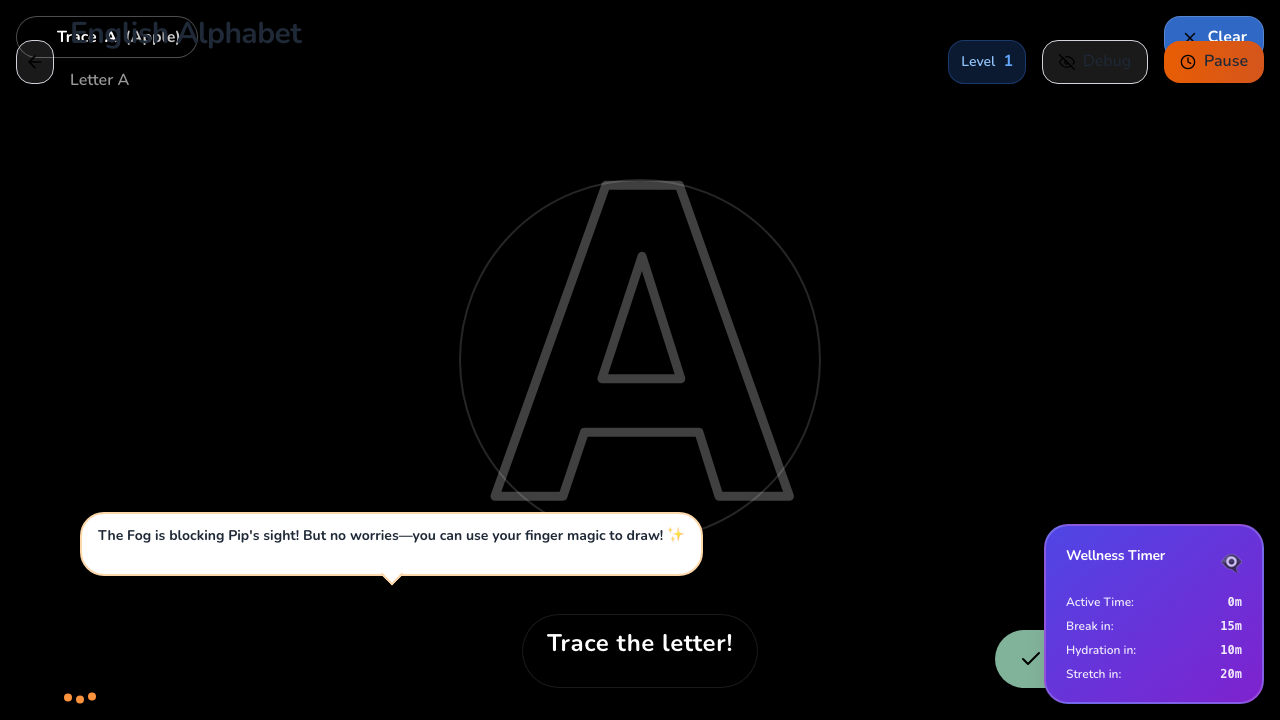
#> input picture src/frontend/e2e/alphabet_tracing_in_game.visual.spec.ts-snapshots/alphabet-game-in-game-chromium-darwin.png, 1280 x 720 px
$ python cursor_contrast_analyzer.py ../../src/frontend/e2e/alphabet_tracing_in_game.visual.spec.ts-snapshots/alphabet-game-in-game-chromium-darwin.png
#> lines starting #> are read from the running program, lines starting #| are printed output that depends on the picture; after the words box and inside, x2 and y2 are one past the last pixel; in counts of white or black regions, pixels touching at a corner belong together
#!/usr/bin/env python3
"""Analyze cursor visibility/contrast against video background.

This helper detects cyan-ish cursor regions and reports luminance difference and
approximate WCAG-style contrast ratio against surrounding background.
"""

from __future__ import annotations

import argparse
from pathlib import Path
import cv2
import numpy as np


def calculate_luminance(color_bgr: np.ndarray) -> float:
    b, g, r = [float(c) for c in color_bgr]
    return 0.299 * r + 0.587 * g + 0.114 * b


def relative_luminance(color_bgr: np.ndarray) -> float:
    # sRGB to linear RGB approximation for WCAG-style contrast
    b, g, r = [float(c) / 255.0 for c in color_bgr]

    def f(c: float) -> float:
        return c / 12.92 if c <= 0.04045 else ((c + 0.055) / 1.055) ** 2.4

    rl = 0.2126 * f(r) + 0.7152 * f(g) + 0.0722 * f(b)
    return rl


def contrast_ratio(c1_bgr: np.ndarray, c2_bgr: np.ndarray) -> float:
    l1 = relative_luminance(c1_bgr)
    l2 = relative_luminance(c2_bgr)
    hi, lo = (l1, l2) if l1 >= l2 else (l2, l1)
    return (hi + 0.05) / (lo + 0.05)


def check_cursor_contrast(frame_path: Path, lum_threshold: float = 50.0, ratio_threshold: float = 3.0) -> dict:
#> called with lum_threshold = 50, ratio_threshold = 3
    frame = cv2.imread(str(frame_path))
#> frame is the input picture: shape (720, 1280, 3); mean B, G, R 22.5, 15.9, 18.3
    if frame is None:
        raise FileNotFoundError(f"Frame not found: {frame_path}")

    hsv = cv2.cvtColor(frame, cv2.COLOR_BGR2HSV)
#> hsv: shape (720, 1280, 3); mean H, S, V 7.4, 11.3, 23.7

    # Approx cyan range in HSV (tune as needed for your cursor style)
    lower_cyan = np.array([80, 50, 50])
    upper_cyan = np.array([100, 255, 255])

    mask = cv2.inRange(hsv, lower_cyan, upper_cyan)
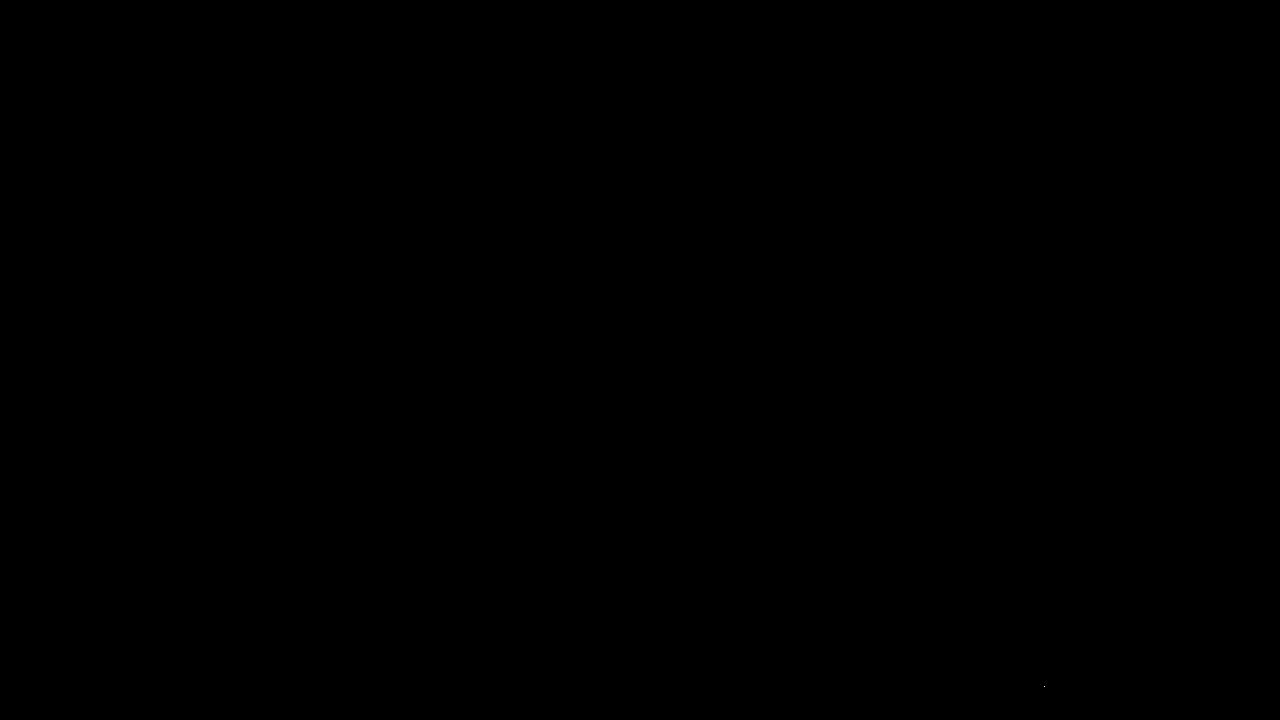
#> mask: shape (720, 1280); 0% white in thin lines or dots, all inside (x1, y1, x2, y2) = (1044, 686, 1045, 687)
    coords = cv2.findNonZero(mask)
#> coords = [[1044, 686]]

    if coords is None:
        return {
            "status": "FAIL",
            "reason": "Cursor not detected (cyan mask empty)",
            "frame": str(frame_path),
        }

    x, y = coords[0][0]
#> x = 1044; y = 686
    sample_size = 10
    y_min, y_max = max(0, y - sample_size), min(frame.shape[0], y + sample_size)
#> y_min = 676; y_max = 696
    x_min, x_max = max(0, x - sample_size), min(frame.shape[1], x + sample_size)
#> x_min = 1034; x_max = 1054

    roi = frame[y_min:y_max, x_min:x_max]
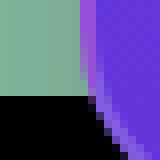
#> roi: shape (20, 20, 3) (shown 8 times larger); mean B, G, R 139, 80.2, 85.7
    avg_bg = np.mean(roi, axis=(0, 1)) if roi.size else np.array([0, 0, 0], dtype=np.float32)
#> avg_bg = [139, 80.22, 85.72]

    # Estimate cursor color from masked pixels near first match
    cursor_pixels = frame[mask > 0]
#> cursor_pixels = [[153, 165, 126]]
    avg_cursor = np.mean(cursor_pixels, axis=0) if cursor_pixels.size else np.array([255, 255, 0], dtype=np.float32)
#> avg_cursor = [153, 165, 126]

    lum_cursor = calculate_luminance(avg_cursor)
#> in calculate_luminance, `b, g, r = [float(c) for c in color_bgr]`: b = 153; g = 165; r = 126
#> lum_cursor = 152
    lum_bg = calculate_luminance(avg_bg)
#> lum_bg = 88.56
    lum_delta = abs(lum_cursor - lum_bg)
#> lum_delta = 63.41
    ratio = contrast_ratio(avg_cursor, avg_bg)
#> in relative_luminance, `b, g, r = [float(c) / 255.0 for c in color_bgr]`: b = 0.6; g = 0.647; r = 0.494
#> in relative_luminance, `rl = 0.2126 * f(r) + 0.7152 * f(g) + 0.0722 * f(b)`: rl = 0.336
#> in contrast_ratio, `l2 = relative_luminance(c2_bgr)`: l2 = 0.096
#> in contrast_ratio, `hi, lo = (l1, l2) if l1 >= l2 else (l2, l1)`: hi = 0.336; lo = 0.096
#> ratio = 2.65

    passed = lum_delta >= lum_threshold and ratio >= ratio_threshold
#> passed = False

    return {
        "status": "PASS" if passed else "FAIL",
        "frame": str(frame_path),
        "detected_cursor_point": {"x": int(x), "y": int(y)},
        "luminance_delta": round(float(lum_delta), 2),
        "contrast_ratio": round(float(ratio), 2),
        "thresholds": {
            "min_luminance_delta": lum_threshold,
            "min_contrast_ratio": ratio_threshold,
        },
    }


def main() -> None:
    parser = argparse.ArgumentParser(description="Check cursor contrast in a frame")
    parser.add_argument("frame_path", type=Path)
    parser.add_argument("--lum-threshold", type=float, default=50.0)
    parser.add_argument("--ratio-threshold", type=float, default=3.0)
    args = parser.parse_args()

    result = check_cursor_contrast(args.frame_path, args.lum_threshold, args.ratio_threshold)
#> result = 6 items
    print(result)
#> (printed output is left out)


if __name__ == "__main__":
    main()
